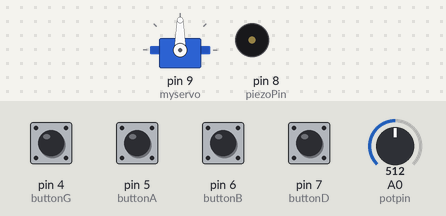
Recording of a sketch running on a simulated Arduino Uno, built with avr-gcc and run on an emulated ATmega328P. Shown: servo, buzzer (waves = sounding). Inputs (shaded band) come from the test bench; at power-on: pin 4 (buttonG), pin 5 (buttonA), pin 6 (buttonB), pin 7 (buttonD) HIGH, A0 (potpin) = 512.

Above: at 1.2 s.
1.3 s: A0 (potpin) set to 716
At 2.5 s:
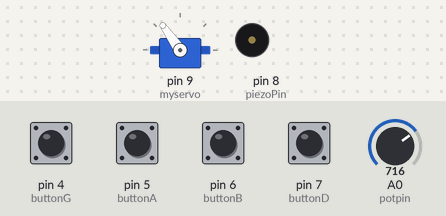
2.8 s: pin 4 (buttonG) pulled LOW for 0.15 s
At 2.87 s:
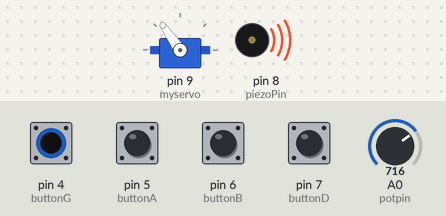
4.4 s: A0 (potpin) set to 900
At 4.9 s:
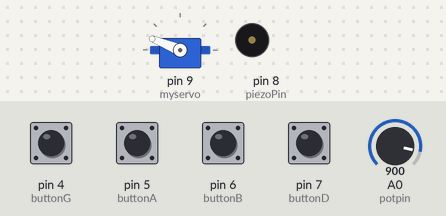
5.9 s: pin 5 (buttonA) pulled LOW for 0.15 s
At 5.97 s:
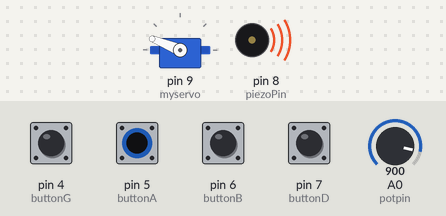
7.5 s: A0 (potpin) set to 1023
At 8.5 s:
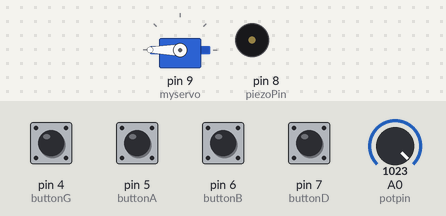
9.0 s: pin 6 (buttonB) pulled LOW for 0.15 s
At 9.07 s:
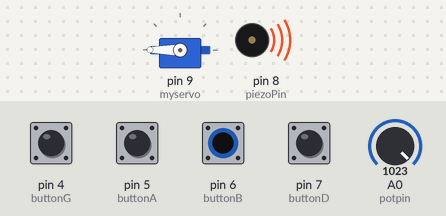
Timing chart, 0 to 11.6 s (numbered marks = the images above; inputs shaded):
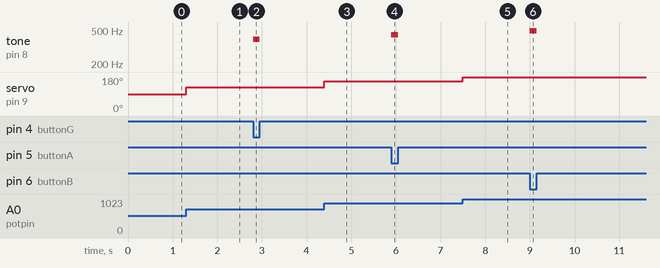

Measured:
- after the input at 1.3 s, servo on pin 9 (myservo): 90° → 125° at once
- after the input at 2.8 s, tone on pin 8 (piezoPin): silent → 392 Hz at once, → silent 0.15 s later
- after the input at 4.4 s, servo on pin 9 (myservo): 125° → 158° at once
- after the input at 5.9 s, tone on pin 8 (piezoPin): silent → 440 Hz at once, → silent 0.15 s later
- after the input at 7.5 s, servo on pin 9 (myservo): 158° → 180° at once
- after the input at 9.0 s, tone on pin 8 (piezoPin): silent → 493 Hz at once, → silent 0.15 s later

The sketch:

instrument.ino
```cpp
/* Program for a servo controlled precussion instrument and 4 pressable music keys in notes G,A,B, and D
 *
 */

#include <Servo.h>

////////////////////// BUTTONS FOR MUSIC NOTES //////////////////////

int sensorValue = 0;
int buttonG = 4;
int buttonA = 5;
int buttonB = 6;
int buttonD = 7;
int frequency = 0;
const int delayTime = 500; //DELAY TIME FOR TONE FUNCTION

int piezoPin = 8; //PIN CONNECTED TO PIEZO

////////////////////// SERVO FOR PRECUSSION //////////////////////
Servo myservo;  // create servo object to control a servo

int potpin = 0;  // PIN CONNECTED TO POTENTIOMETER
int val;    // READING FROM POTENTIOMETER


void setup() {

  //SET BUTTON PINS TO INPUT
  pinMode(buttonG, INPUT_PULLUP);
  pinMode(buttonA, INPUT_PULLUP);
  pinMode(buttonB, INPUT_PULLUP);
  pinMode(buttonD, INPUT_PULLUP);

  //SERVO PIN
  myservo.attach(9);  // ASSIGN SERVO TO PIN 9
}

void loop() {

  //DEFINE BUTTONS TO MUSIC NOTES: G, A, B, D

  if (digitalRead(buttonG) == LOW) {
    frequency = 392; //G
  }
  else if (digitalRead(buttonA) == LOW) {
    frequency = 440; //A
  }
  else if (digitalRead(buttonB) == LOW) {
    frequency = 493; //B
  }
  else if (digitalRead(buttonD) == LOW) {
    frequency = 587; //D
  }
  else {
    frequency = 0;
  }
  tone(piezoPin, frequency, delayTime); //SET UP TONE FUNCTION WITH MUSIC NOTES

  val = analogRead(potpin);            // READ POTENTIOMETER (value between 0 and 1023)
  val = map(val, 0, 1023, 0, 180);     // SCALE TO SERVO VALUES (value between 0 and 180)
  myservo.write(val);                  // SET SERVO POSITION BASED ON SCALED VALUES

}
```
